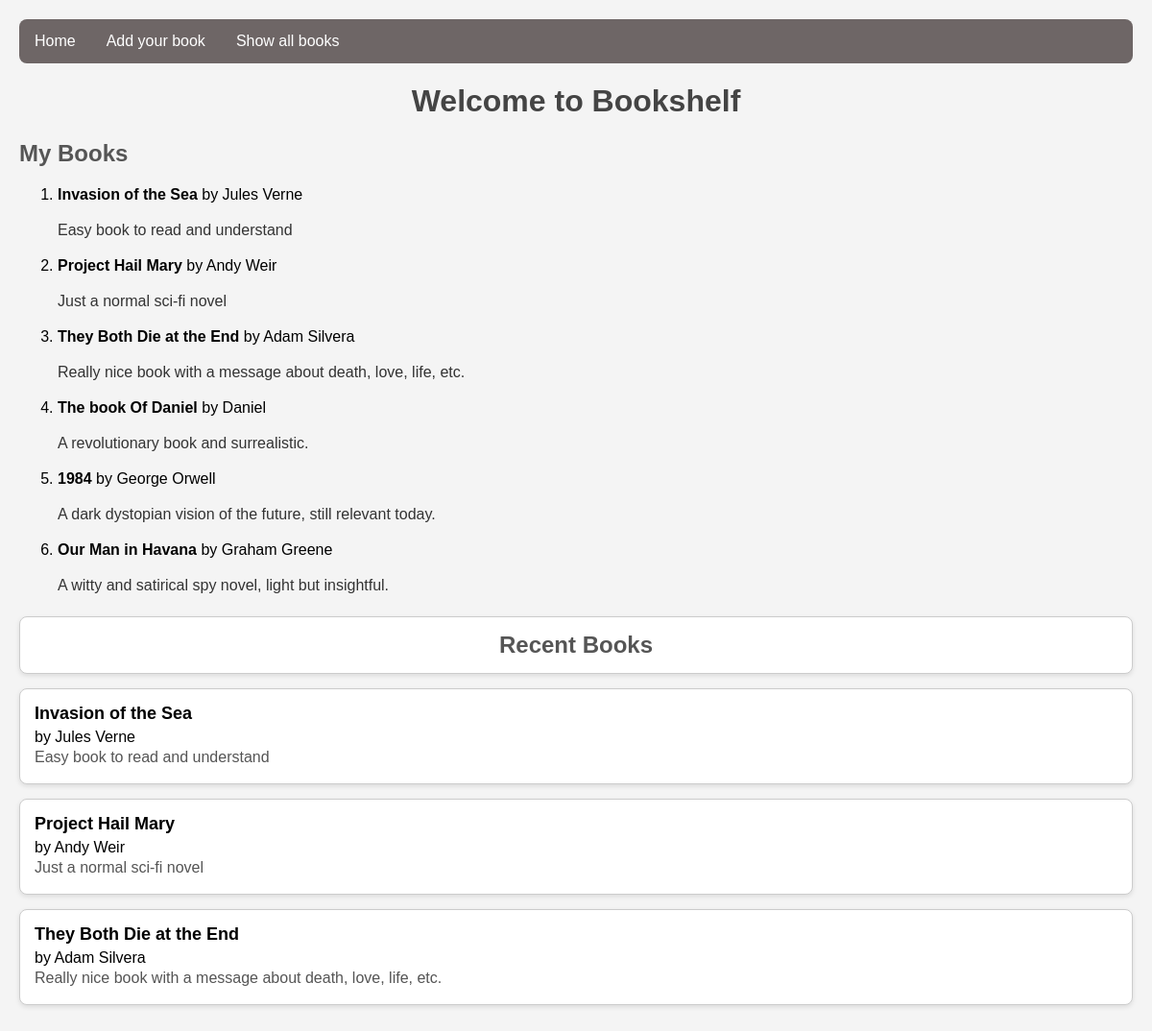
Before: / with the older database file.
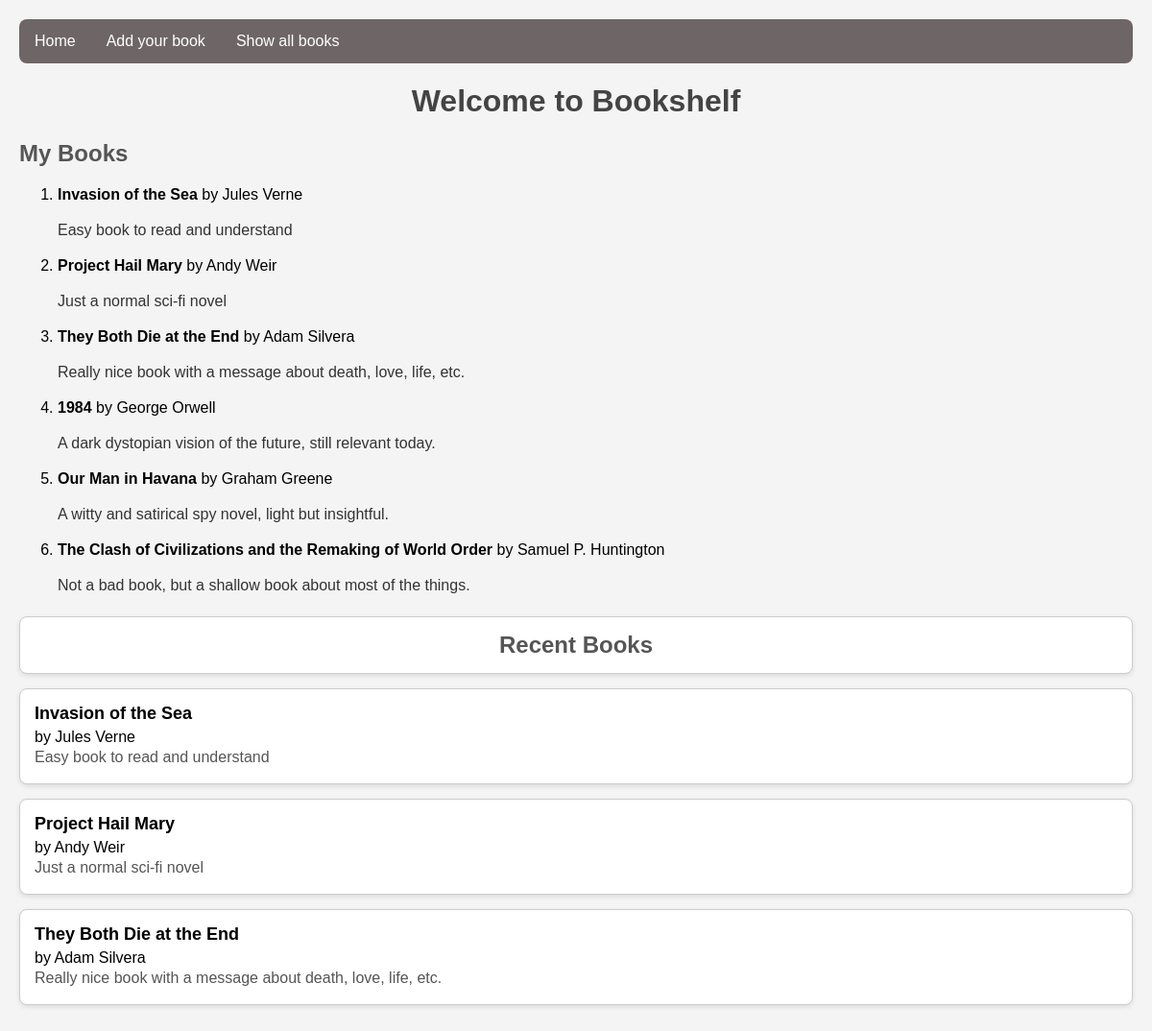
After: the same page with the newer database file.
### models.py (models this page shows, shortened)
class Book(db.Model):
    id: int = db.Column(db.Integer, primary_key=True)
    author_name: str = db.Column(db.String(100), nullable=False)
    book_name: str = db.Column(db.String(200), nullable=False)
    reader_description: str = db.Column(db.Text, nullable=False)

### app.py (the view)
@app.route("/")
def index() -> str:
    books: list[Book] = Book.query.order_by(Book.id.desc()).all()
    return render_template("index.html", book_list=books)

### templates/index.html (shortened to what this page needs)
{% extends "base.html" %}
{% block content %}
  <h1>Welcome to Bookshelf</h1>
  <h2>My Books</h2>
  <ol>
    {% for book in book_list[:6] %}
      <li>
        <strong>{{ book.book_name }}</strong> by {{ book.author_name }}
        <p>{{ book.reader_description }}</p>
      </li>
    {% else %}
      <li>No books yet.</li>
    {% endfor %}
  </ol>
  <h2 id="recent-books">Recent Books</h2>
  {% for book in book_list[:3] %}
    <div class="book-box">
      <strong>{{ book.book_name }}</strong> by {{ book.author_name }}
      <p class="intro">{{ book.reader_description }}</p>
    </div>
  {% else %}
    <p>No books yet.</p>
  {% endfor %}
{% endblock %}

### templates/base.html (shortened to what this page needs)
<!DOCTYPE html>
<html lang="en">
  <head>
    <link rel="stylesheet" href="{{ url_for('static', filename='css/style.css') }}">
  </head>
  <body>
    <nav class="navbar">
      <div class="container-fluid">
        <ul class="navbar-nav">
          <li class="nav-item"><a class="nav-link" href="{{ url_for('index') }}">Home</a></li>
          <li class="nav-item"><a class="nav-link" href="{{ url_for('add_book') }}">Add your book</a></li>
          <li class="nav-item"><a class="nav-link" href="{{ url_for('all_books') }}">Show all books</a></li>
        </ul>
      </div>
    </nav>
    <main class="container">
      {% block content %}{% endblock %}
    </main>
  </body>
</html>

### static/css/style.css (style rules this page uses)
body { font-family: Arial, sans-serif; margin: 0; padding: 20px; background-color: #f4f4f4; }
.navbar ul { list-style-type: none; background-color: #6e6666; padding: 0px; margin: 0px; overflow: hidden; border-radius: 8px; }
.navbar ul li { float: left; }
.navbar ul li a { display: block; padding: 14px 16px; color: white; text-align: center; text-decoration: none; }
h1 { color: #444; text-align: center; }
h2 { color: #555; margin-top: 20px; }
#recent-books { color: #555; text-align: center; margin-top: 20px; background-color: #fff; border: 1px solid #ccc; border-radius: 8px; padding: 15px; margin-bottom: 15px; box-shadow: 0 2px 5px rgba(0,0,0,0.1); }
p { color: #333; line-height: 1.5; }
.book-box { background-color: #fff; border: 1px solid #ccc; border-radius: 8px; padding: 15px; margin-bottom: 15px; box-shadow: 0 2px 5px rgba(0,0,0,0.1); }
.book-box strong { display: block; font-size: 18px; margin-bottom: 5px; }
.book-box .intro { color: #555; margin: 0; }

Changed rows visible on the page:
removed Book: book_name "The book Of Daniel", author_name "Daniel", reader_description "A revolutionary book and surrealistic.", shown under "My Books"
now on this page (row unchanged): Book: book_name "The Clash of Civilizations and the Remaking of World Order", author_name "Samuel P. Huntington", reader_description "Not a bad book, but a shallow book about most of the things.", shown under "My Books"
